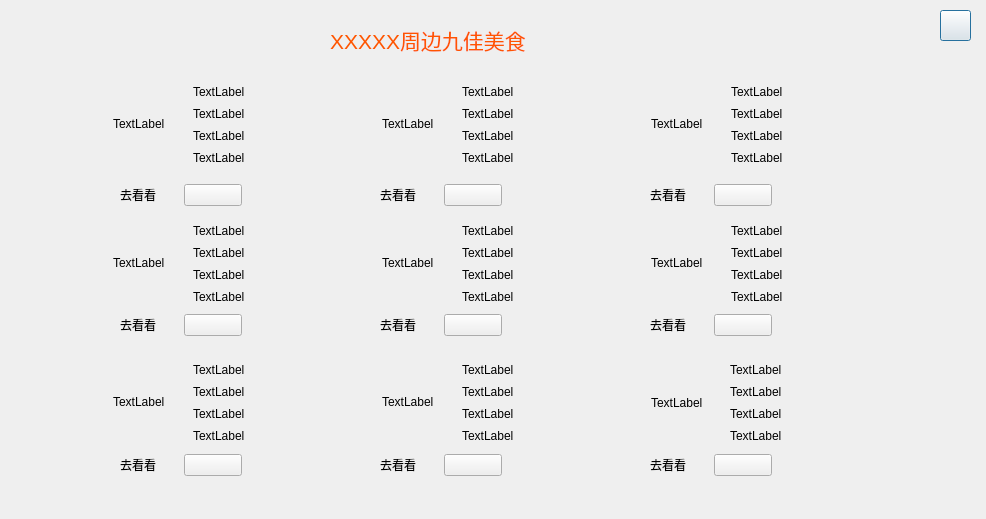
<?xml version="1.0" encoding="UTF-8"?>
<ui version="4.0">
 <class>have_fun</class>
 <widget class="QDialog" name="have_fun">
  <property name="geometry">
   <rect>
    <x>0</x>
    <y>0</y>
    <width>986</width>
    <height>519</height>
   </rect>
  </property>
  <property name="windowTitle">
   <string>天生吃货</string>
  </property>
  <property name="windowIcon">
   <iconset>
    <normaloff>:/school_logo/C:/Users/Defend/Desktop/picture/downiron.png</normaloff>:/school_logo/C:/Users/Defend/Desktop/picture/downiron.png</iconset>
  </property>
  <property name="styleSheet">
   <string notr="true">background-image: url(:/school_logo/C:/Users/Defend/Desktop/picture/tree.jpg);</string>
  </property>
  <widget class="QLabel" name="label">
   <property name="geometry">
    <rect>
     <x>330</x>
     <y>20</y>
     <width>271</width>
     <height>41</height>
    </rect>
   </property>
   <property name="styleSheet">
    <string notr="true">background-image: url();</string>
   </property>
   <property name="text">
    <string>&lt;html&gt;&lt;head/&gt;&lt;body&gt;&lt;p&gt;&lt;span style=&quot; font-size:16pt; color:#ff5500;&quot;&gt;XXXXX周边九佳美食&lt;/span&gt;&lt;/p&gt;&lt;/body&gt;&lt;/html&gt;</string>
   </property>
  </widget>
  <widget class="QPushButton" name="pushButton">
   <property name="geometry">
    <rect>
     <x>940</x>
     <y>10</y>
     <width>31</width>
     <height>31</height>
    </rect>
   </property>
   <property name="styleSheet">
    <string notr="true">image: url(:/school_logo/C:/Users/Defend/Desktop/picture/quit.png);
</string>
   </property>
   <property name="text">
    <string/>
   </property>
  </widget>
  <widget class="QLabel" name="label4">
   <property name="geometry">
    <rect>
     <x>382</x>
     <y>83</y>
     <width>72</width>
     <height>81</height>
    </rect>
   </property>
   <property name="styleSheet">
    <string notr="true">background-image: url();</string>
   </property>
   <property name="text">
    <string>TextLabel</string>
   </property>
  </widget>
  <widget class="QLabel" name="label5">
   <property name="geometry">
    <rect>
     <x>382</x>
     <y>222</y>
     <width>72</width>
     <height>81</height>
    </rect>
   </property>
   <property name="styleSheet">
    <string notr="true">background-image: url();</string>
   </property>
   <property name="text">
    <string>TextLabel</string>
   </property>
  </widget>
  <widget class="QLabel" name="label1">
   <property name="geometry">
    <rect>
     <x>113</x>
     <y>83</y>
     <width>72</width>
     <height>81</height>
    </rect>
   </property>
   <property name="styleSheet">
    <string notr="true">background-image: url();</string>
   </property>
   <property name="text">
    <string>TextLabel</string>
   </property>
  </widget>
  <widget class="QLabel" name="label3">
   <property name="geometry">
    <rect>
     <x>113</x>
     <y>361</y>
     <width>72</width>
     <height>81</height>
    </rect>
   </property>
   <property name="styleSheet">
    <string notr="true">background-image: url();</string>
   </property>
   <property name="text">
    <string>TextLabel</string>
   </property>
  </widget>
  <widget class="QLabel" name="label7">
   <property name="geometry">
    <rect>
     <x>651</x>
     <y>83</y>
     <width>72</width>
     <height>81</height>
    </rect>
   </property>
   <property name="styleSheet">
    <string notr="true">background-image: url();</string>
   </property>
   <property name="text">
    <string>TextLabel</string>
   </property>
  </widget>
  <widget class="QLabel" name="label8">
   <property name="geometry">
    <rect>
     <x>651</x>
     <y>222</y>
     <width>72</width>
     <height>81</height>
    </rect>
   </property>
   <property name="styleSheet">
    <string notr="true">background-image: url();</string>
   </property>
   <property name="text">
    <string>TextLabel</string>
   </property>
  </widget>
  <widget class="QLabel" name="label6">
   <property name="geometry">
    <rect>
     <x>382</x>
     <y>361</y>
     <width>72</width>
     <height>81</height>
    </rect>
   </property>
   <property name="styleSheet">
    <string notr="true">background-image: url();</string>
   </property>
   <property name="text">
    <string>TextLabel</string>
   </property>
  </widget>
  <widget class="QLabel" name="label2">
   <property name="geometry">
    <rect>
     <x>113</x>
     <y>222</y>
     <width>72</width>
     <height>81</height>
    </rect>
   </property>
   <property name="styleSheet">
    <string notr="true">background-image: url();</string>
   </property>
   <property name="text">
    <string>TextLabel</string>
   </property>
  </widget>
  <widget class="QLabel" name="label9">
   <property name="geometry">
    <rect>
     <x>651</x>
     <y>361</y>
     <width>71</width>
     <height>83</height>
    </rect>
   </property>
   <property name="styleSheet">
    <string notr="true">background-image: url();</string>
   </property>
   <property name="text">
    <string>TextLabel</string>
   </property>
  </widget>
  <widget class="QLabel" name="label_71">
   <property name="geometry">
    <rect>
     <x>731</x>
     <y>106</y>
     <width>191</width>
     <height>16</height>
    </rect>
   </property>
   <property name="styleSheet">
    <string notr="true">background-image: url();</string>
   </property>
   <property name="text">
    <string>TextLabel</string>
   </property>
  </widget>
  <widget class="QLabel" name="label_7">
   <property name="geometry">
    <rect>
     <x>731</x>
     <y>84</y>
     <width>181</width>
     <height>16</height>
    </rect>
   </property>
   <property name="styleSheet">
    <string notr="true">background-image: url();</string>
   </property>
   <property name="text">
    <string>TextLabel</string>
   </property>
  </widget>
  <widget class="QLabel" name="label_72">
   <property name="geometry">
    <rect>
     <x>731</x>
     <y>128</y>
     <width>191</width>
     <height>16</height>
    </rect>
   </property>
   <property name="styleSheet">
    <string notr="true">background-image: url();</string>
   </property>
   <property name="text">
    <string>TextLabel</string>
   </property>
  </widget>
  <widget class="QLabel" name="label_73">
   <property name="geometry">
    <rect>
     <x>731</x>
     <y>150</y>
     <width>161</width>
     <height>16</height>
    </rect>
   </property>
   <property name="styleSheet">
    <string notr="true">background-image: url();</string>
   </property>
   <property name="text">
    <string>TextLabel</string>
   </property>
  </widget>
  <widget class="QLabel" name="label_9">
   <property name="geometry">
    <rect>
     <x>730</x>
     <y>362</y>
     <width>201</width>
     <height>16</height>
    </rect>
   </property>
   <property name="styleSheet">
    <string notr="true">background-image: url();</string>
   </property>
   <property name="text">
    <string>TextLabel</string>
   </property>
  </widget>
  <widget class="QLabel" name="label_92">
   <property name="geometry">
    <rect>
     <x>730</x>
     <y>406</y>
     <width>181</width>
     <height>16</height>
    </rect>
   </property>
   <property name="styleSheet">
    <string notr="true">background-image: url();</string>
   </property>
   <property name="text">
    <string>TextLabel</string>
   </property>
  </widget>
  <widget class="QLabel" name="label_91">
   <property name="geometry">
    <rect>
     <x>730</x>
     <y>384</y>
     <width>191</width>
     <height>16</height>
    </rect>
   </property>
   <property name="styleSheet">
    <string notr="true">background-image: url();</string>
   </property>
   <property name="text">
    <string>TextLabel</string>
   </property>
  </widget>
  <widget class="QLabel" name="label_93">
   <property name="geometry">
    <rect>
     <x>730</x>
     <y>428</y>
     <width>191</width>
     <height>16</height>
    </rect>
   </property>
   <property name="styleSheet">
    <string notr="true">background-image: url();</string>
   </property>
   <property name="text">
    <string>TextLabel</string>
   </property>
  </widget>
  <widget class="QLabel" name="label_62">
   <property name="geometry">
    <rect>
     <x>462</x>
     <y>406</y>
     <width>171</width>
     <height>16</height>
    </rect>
   </property>
   <property name="styleSheet">
    <string notr="true">background-image: url();</string>
   </property>
   <property name="text">
    <string>TextLabel</string>
   </property>
  </widget>
  <widget class="QLabel" name="label_61">
   <property name="geometry">
    <rect>
     <x>462</x>
     <y>384</y>
     <width>161</width>
     <height>16</height>
    </rect>
   </property>
   <property name="styleSheet">
    <string notr="true">background-image: url();</string>
   </property>
   <property name="text">
    <string>TextLabel</string>
   </property>
  </widget>
  <widget class="QLabel" name="label_63">
   <property name="geometry">
    <rect>
     <x>462</x>
     <y>428</y>
     <width>181</width>
     <height>16</height>
    </rect>
   </property>
   <property name="styleSheet">
    <string notr="true">background-image: url();</string>
   </property>
   <property name="text">
    <string>TextLabel</string>
   </property>
  </widget>
  <widget class="QLabel" name="label_6">
   <property name="geometry">
    <rect>
     <x>462</x>
     <y>362</y>
     <width>171</width>
     <height>16</height>
    </rect>
   </property>
   <property name="styleSheet">
    <string notr="true">background-image: url();</string>
   </property>
   <property name="text">
    <string>TextLabel</string>
   </property>
  </widget>
  <widget class="QLabel" name="label_81">
   <property name="geometry">
    <rect>
     <x>731</x>
     <y>245</y>
     <width>181</width>
     <height>16</height>
    </rect>
   </property>
   <property name="styleSheet">
    <string notr="true">background-image: url();</string>
   </property>
   <property name="text">
    <string>TextLabel</string>
   </property>
  </widget>
  <widget class="QLabel" name="label_8">
   <property name="geometry">
    <rect>
     <x>731</x>
     <y>223</y>
     <width>181</width>
     <height>16</height>
    </rect>
   </property>
   <property name="styleSheet">
    <string notr="true">background-image: url();</string>
   </property>
   <property name="text">
    <string>TextLabel</string>
   </property>
  </widget>
  <widget class="QLabel" name="label_82">
   <property name="geometry">
    <rect>
     <x>731</x>
     <y>267</y>
     <width>181</width>
     <height>16</height>
    </rect>
   </property>
   <property name="styleSheet">
    <string notr="true">background-image: url();</string>
   </property>
   <property name="text">
    <string>TextLabel</string>
   </property>
  </widget>
  <widget class="QLabel" name="label_83">
   <property name="geometry">
    <rect>
     <x>731</x>
     <y>289</y>
     <width>211</width>
     <height>16</height>
    </rect>
   </property>
   <property name="styleSheet">
    <string notr="true">background-image: url();</string>
   </property>
   <property name="text">
    <string>TextLabel</string>
   </property>
  </widget>
  <widget class="QLabel" name="label_21">
   <property name="geometry">
    <rect>
     <x>193</x>
     <y>245</y>
     <width>171</width>
     <height>16</height>
    </rect>
   </property>
   <property name="styleSheet">
    <string notr="true">background-image: url();</string>
   </property>
   <property name="text">
    <string>TextLabel</string>
   </property>
  </widget>
  <widget class="QLabel" name="label_2">
   <property name="geometry">
    <rect>
     <x>193</x>
     <y>223</y>
     <width>161</width>
     <height>16</height>
    </rect>
   </property>
   <property name="styleSheet">
    <string notr="true">background-image: url();</string>
   </property>
   <property name="text">
    <string>TextLabel</string>
   </property>
  </widget>
  <widget class="QLabel" name="label_22">
   <property name="geometry">
    <rect>
     <x>193</x>
     <y>267</y>
     <width>181</width>
     <height>16</height>
    </rect>
   </property>
   <property name="styleSheet">
    <string notr="true">background-image: url();</string>
   </property>
   <property name="text">
    <string>TextLabel</string>
   </property>
  </widget>
  <widget class="QLabel" name="label_23">
   <property name="geometry">
    <rect>
     <x>193</x>
     <y>289</y>
     <width>171</width>
     <height>16</height>
    </rect>
   </property>
   <property name="styleSheet">
    <string notr="true">background-image: url();</string>
   </property>
   <property name="text">
    <string>TextLabel</string>
   </property>
  </widget>
  <widget class="QLabel" name="label_1">
   <property name="geometry">
    <rect>
     <x>193</x>
     <y>84</y>
     <width>181</width>
     <height>16</height>
    </rect>
   </property>
   <property name="styleSheet">
    <string notr="true">background-image: url();</string>
   </property>
   <property name="text">
    <string>TextLabel</string>
   </property>
  </widget>
  <widget class="QLabel" name="label_11">
   <property name="geometry">
    <rect>
     <x>193</x>
     <y>106</y>
     <width>171</width>
     <height>16</height>
    </rect>
   </property>
   <property name="styleSheet">
    <string notr="true">background-image: url();</string>
   </property>
   <property name="text">
    <string>TextLabel</string>
   </property>
  </widget>
  <widget class="QLabel" name="label_12">
   <property name="geometry">
    <rect>
     <x>193</x>
     <y>128</y>
     <width>161</width>
     <height>16</height>
    </rect>
   </property>
   <property name="styleSheet">
    <string notr="true">background-image: url();</string>
   </property>
   <property name="text">
    <string>TextLabel</string>
   </property>
  </widget>
  <widget class="QLabel" name="label_13">
   <property name="geometry">
    <rect>
     <x>193</x>
     <y>150</y>
     <width>141</width>
     <height>16</height>
    </rect>
   </property>
   <property name="styleSheet">
    <string notr="true">background-image: url();</string>
   </property>
   <property name="text">
    <string>TextLabel</string>
   </property>
  </widget>
  <widget class="QLabel" name="label_5">
   <property name="geometry">
    <rect>
     <x>462</x>
     <y>223</y>
     <width>171</width>
     <height>16</height>
    </rect>
   </property>
   <property name="styleSheet">
    <string notr="true">background-image: url();</string>
   </property>
   <property name="text">
    <string>TextLabel</string>
   </property>
  </widget>
  <widget class="QLabel" name="label_53">
   <property name="geometry">
    <rect>
     <x>462</x>
     <y>289</y>
     <width>171</width>
     <height>16</height>
    </rect>
   </property>
   <property name="styleSheet">
    <string notr="true">background-image: url();</string>
   </property>
   <property name="text">
    <string>TextLabel</string>
   </property>
  </widget>
  <widget class="QLabel" name="label_51">
   <property name="geometry">
    <rect>
     <x>462</x>
     <y>245</y>
     <width>171</width>
     <height>16</height>
    </rect>
   </property>
   <property name="styleSheet">
    <string notr="true">background-image: url();</string>
   </property>
   <property name="text">
    <string>TextLabel</string>
   </property>
  </widget>
  <widget class="QLabel" name="label_52">
   <property name="geometry">
    <rect>
     <x>462</x>
     <y>267</y>
     <width>171</width>
     <height>16</height>
    </rect>
   </property>
   <property name="styleSheet">
    <string notr="true">background-image: url();</string>
   </property>
   <property name="text">
    <string>TextLabel</string>
   </property>
  </widget>
  <widget class="QLabel" name="label_31">
   <property name="geometry">
    <rect>
     <x>193</x>
     <y>384</y>
     <width>161</width>
     <height>16</height>
    </rect>
   </property>
   <property name="styleSheet">
    <string notr="true">background-image: url();</string>
   </property>
   <property name="text">
    <string>TextLabel</string>
   </property>
  </widget>
  <widget class="QLabel" name="label_3">
   <property name="geometry">
    <rect>
     <x>193</x>
     <y>362</y>
     <width>171</width>
     <height>16</height>
    </rect>
   </property>
   <property name="styleSheet">
    <string notr="true">background-image: url();</string>
   </property>
   <property name="text">
    <string>TextLabel</string>
   </property>
  </widget>
  <widget class="QLabel" name="label_32">
   <property name="geometry">
    <rect>
     <x>193</x>
     <y>406</y>
     <width>151</width>
     <height>16</height>
    </rect>
   </property>
   <property name="styleSheet">
    <string notr="true">background-image: url();</string>
   </property>
   <property name="text">
    <string>TextLabel</string>
   </property>
  </widget>
  <widget class="QLabel" name="label_33">
   <property name="geometry">
    <rect>
     <x>193</x>
     <y>428</y>
     <width>131</width>
     <height>16</height>
    </rect>
   </property>
   <property name="styleSheet">
    <string notr="true">background-image: url();</string>
   </property>
   <property name="text">
    <string>TextLabel</string>
   </property>
  </widget>
  <widget class="QLabel" name="label_4">
   <property name="geometry">
    <rect>
     <x>462</x>
     <y>84</y>
     <width>171</width>
     <height>16</height>
    </rect>
   </property>
   <property name="styleSheet">
    <string notr="true">background-image: url();</string>
   </property>
   <property name="text">
    <string>TextLabel</string>
   </property>
  </widget>
  <widget class="QLabel" name="label_41">
   <property name="geometry">
    <rect>
     <x>462</x>
     <y>106</y>
     <width>171</width>
     <height>16</height>
    </rect>
   </property>
   <property name="styleSheet">
    <string notr="true">background-image: url();</string>
   </property>
   <property name="text">
    <string>TextLabel</string>
   </property>
  </widget>
  <widget class="QLabel" name="label_43">
   <property name="geometry">
    <rect>
     <x>462</x>
     <y>150</y>
     <width>171</width>
     <height>16</height>
    </rect>
   </property>
   <property name="styleSheet">
    <string notr="true">background-image: url();</string>
   </property>
   <property name="text">
    <string>TextLabel</string>
   </property>
  </widget>
  <widget class="QLabel" name="label_42">
   <property name="geometry">
    <rect>
     <x>462</x>
     <y>128</y>
     <width>171</width>
     <height>16</height>
    </rect>
   </property>
   <property name="styleSheet">
    <string notr="true">background-image: url();</string>
   </property>
   <property name="text">
    <string>TextLabel</string>
   </property>
  </widget>
  <widget class="QWidget" name="layoutWidget">
   <property name="geometry">
    <rect>
     <x>120</x>
     <y>180</y>
     <width>122</width>
     <height>30</height>
    </rect>
   </property>
   <layout class="QHBoxLayout" name="horizontalLayout">
    <item>
     <widget class="QLabel" name="label_10">
      <property name="styleSheet">
       <string notr="true">background-image: url();</string>
      </property>
      <property name="text">
       <string>去看看</string>
      </property>
     </widget>
    </item>
    <item>
     <widget class="QPushButton" name="pushButton_1">
      <property name="styleSheet">
       <string notr="true">image: url(:/school_logo/C:/Users/Defend/Desktop/picture/跳转.png);</string>
      </property>
      <property name="text">
       <string/>
      </property>
     </widget>
    </item>
   </layout>
  </widget>
  <widget class="QWidget" name="layoutWidget">
   <property name="geometry">
    <rect>
     <x>380</x>
     <y>180</y>
     <width>122</width>
     <height>30</height>
    </rect>
   </property>
   <layout class="QHBoxLayout" name="horizontalLayout_2">
    <item>
     <widget class="QLabel" name="label_15">
      <property name="styleSheet">
       <string notr="true">background-image: url();</string>
      </property>
      <property name="text">
       <string>去看看</string>
      </property>
     </widget>
    </item>
    <item>
     <widget class="QPushButton" name="pushButton_4">
      <property name="styleSheet">
       <string notr="true">image: url(:/school_logo/C:/Users/Defend/Desktop/picture/跳转.png);</string>
      </property>
      <property name="text">
       <string/>
      </property>
     </widget>
    </item>
   </layout>
  </widget>
  <widget class="QWidget" name="layoutWidget">
   <property name="geometry">
    <rect>
     <x>650</x>
     <y>180</y>
     <width>122</width>
     <height>30</height>
    </rect>
   </property>
   <layout class="QHBoxLayout" name="horizontalLayout_3">
    <item>
     <widget class="QLabel" name="label_17">
      <property name="styleSheet">
       <string notr="true">background-image: url();</string>
      </property>
      <property name="text">
       <string>去看看</string>
      </property>
     </widget>
    </item>
    <item>
     <widget class="QPushButton" name="pushButton_7">
      <property name="styleSheet">
       <string notr="true">image: url(:/school_logo/C:/Users/Defend/Desktop/picture/跳转.png);</string>
      </property>
      <property name="text">
       <string/>
      </property>
     </widget>
    </item>
   </layout>
  </widget>
  <widget class="QWidget" name="layoutWidget">
   <property name="geometry">
    <rect>
     <x>120</x>
     <y>310</y>
     <width>122</width>
     <height>30</height>
    </rect>
   </property>
   <layout class="QHBoxLayout" name="horizontalLayout_4">
    <item>
     <widget class="QLabel" name="label_14">
      <property name="styleSheet">
       <string notr="true">background-image: url();</string>
      </property>
      <property name="text">
       <string>去看看</string>
      </property>
     </widget>
    </item>
    <item>
     <widget class="QPushButton" name="pushButton_2">
      <property name="styleSheet">
       <string notr="true">image: url(:/school_logo/C:/Users/Defend/Desktop/picture/跳转.png);</string>
      </property>
      <property name="text">
       <string/>
      </property>
     </widget>
    </item>
   </layout>
  </widget>
  <widget class="QWidget" name="layoutWidget">
   <property name="geometry">
    <rect>
     <x>380</x>
     <y>310</y>
     <width>122</width>
     <height>30</height>
    </rect>
   </property>
   <layout class="QHBoxLayout" name="horizontalLayout_5">
    <item>
     <widget class="QLabel" name="label_16">
      <property name="styleSheet">
       <string notr="true">background-image: url();</string>
      </property>
      <property name="text">
       <string>去看看</string>
      </property>
     </widget>
    </item>
    <item>
     <widget class="QPushButton" name="pushButton_5">
      <property name="styleSheet">
       <string notr="true">image: url(:/school_logo/C:/Users/Defend/Desktop/picture/跳转.png);</string>
      </property>
      <property name="text">
       <string/>
      </property>
     </widget>
    </item>
   </layout>
  </widget>
  <widget class="QWidget" name="layoutWidget">
   <property name="geometry">
    <rect>
     <x>650</x>
     <y>310</y>
     <width>122</width>
     <height>30</height>
    </rect>
   </property>
   <layout class="QHBoxLayout" name="horizontalLayout_6">
    <item>
     <widget class="QLabel" name="label_18">
      <property name="styleSheet">
       <string notr="true">background-image: url();</string>
      </property>
      <property name="text">
       <string>去看看</string>
      </property>
     </widget>
    </item>
    <item>
     <widget class="QPushButton" name="pushButton_8">
      <property name="styleSheet">
       <string notr="true">image: url(:/school_logo/C:/Users/Defend/Desktop/picture/跳转.png);</string>
      </property>
      <property name="text">
       <string/>
      </property>
     </widget>
    </item>
   </layout>
  </widget>
  <widget class="QWidget" name="layoutWidget">
   <property name="geometry">
    <rect>
     <x>120</x>
     <y>450</y>
     <width>122</width>
     <height>30</height>
    </rect>
   </property>
   <layout class="QHBoxLayout" name="horizontalLayout_7">
    <item>
     <widget class="QLabel" name="label_20">
      <property name="styleSheet">
       <string notr="true">background-image: url();</string>
      </property>
      <property name="text">
       <string>去看看</string>
      </property>
     </widget>
    </item>
    <item>
     <widget class="QPushButton" name="pushButton_3">
      <property name="styleSheet">
       <string notr="true">image: url(:/school_logo/C:/Users/Defend/Desktop/picture/跳转.png);</string>
      </property>
      <property name="text">
       <string/>
      </property>
     </widget>
    </item>
   </layout>
  </widget>
  <widget class="QWidget" name="layoutWidget">
   <property name="geometry">
    <rect>
     <x>380</x>
     <y>450</y>
     <width>122</width>
     <height>30</height>
    </rect>
   </property>
   <layout class="QHBoxLayout" name="horizontalLayout_8">
    <item>
     <widget class="QLabel" name="label_24">
      <property name="styleSheet">
       <string notr="true">background-image: url();</string>
      </property>
      <property name="text">
       <string>去看看</string>
      </property>
     </widget>
    </item>
    <item>
     <widget class="QPushButton" name="pushButton_6">
      <property name="styleSheet">
       <string notr="true">image: url(:/school_logo/C:/Users/Defend/Desktop/picture/跳转.png);</string>
      </property>
      <property name="text">
       <string/>
      </property>
     </widget>
    </item>
   </layout>
  </widget>
  <widget class="QWidget" name="layoutWidget">
   <property name="geometry">
    <rect>
     <x>650</x>
     <y>450</y>
     <width>122</width>
     <height>30</height>
    </rect>
   </property>
   <layout class="QHBoxLayout" name="horizontalLayout_9">
    <item>
     <widget class="QLabel" name="label_19">
      <property name="styleSheet">
       <string notr="true">background-image: url();</string>
      </property>
      <property name="text">
       <string>去看看</string>
      </property>
     </widget>
    </item>
    <item>
     <widget class="QPushButton" name="pushButton_9">
      <property name="styleSheet">
       <string notr="true">image: url(:/school_logo/C:/Users/Defend/Desktop/picture/跳转.png);</string>
      </property>
      <property name="text">
       <string/>
      </property>
     </widget>
    </item>
   </layout>
  </widget>
 </widget>
 <resources/>
 <connections/>
</ui>
